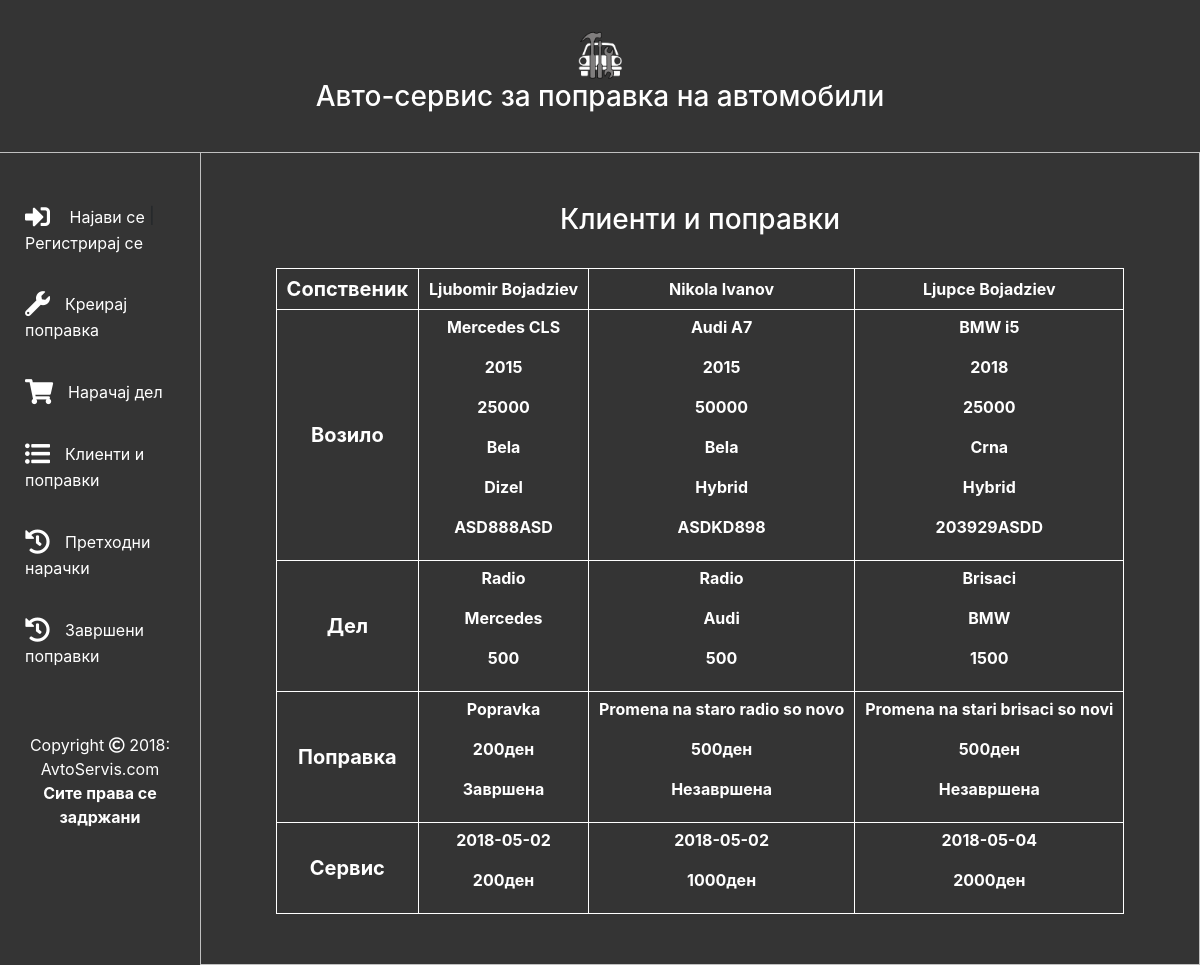
The page /other/servisPrikaz.php on the database its author committed.
### tables this page shows
CREATE TABLE `sopstvenik` (
  `SopstvenikID` int(11) NOT NULL,
  `Ime` varchar(255) NOT NULL,
  `Prezime` varchar(255) NOT NULL,
  `EMBG` varchar(255) NOT NULL,
  `Telefon` varchar(255) NOT NULL
);

CREATE TABLE `vozilo` (
  `VoziloID` int(11) NOT NULL,
  `SopstvenikID` int(11) NOT NULL,
  `Marka` varchar(255) NOT NULL,
  `Godina` int(11) NOT NULL,
  `Kilometraza` varchar(255) NOT NULL,
  `Boja` varchar(255) NOT NULL,
  `Pogon` varchar(255) NOT NULL,
  `Br_Shasija` varchar(255) NOT NULL
);

CREATE TABLE `delovi` (
  `Del_ID` int(11) NOT NULL,
  `VoziloID` int(11) NOT NULL,
  `Ime` varchar(255) NOT NULL,
  `Model` varchar(255) NOT NULL,
  `Cena` varchar(255) NOT NULL,
  `Naracka` enum('0','1') NOT NULL
);

CREATE TABLE `popravka` (
  `PopravkaID` int(11) NOT NULL,
  `VrabotenID` int(11) NOT NULL,
  `Del_ID` int(11) NOT NULL,
  `Opis` varchar(255) NOT NULL,
  `Cena` varchar(255) NOT NULL,
  `Zavrsena` enum('0','1') NOT NULL
);

CREATE TABLE `servis` (
  `ServisID` int(11) NOT NULL,
  `PopravkaID` int(11) NOT NULL,
  `VrabotenID` int(11) NOT NULL,
  `Data` date NOT NULL,
  `Cena` varchar(255) NOT NULL
);

### php_includes/checklogin.php (called while the page is built, shortened)
<?php
	if (isset($_SESSION['user'])){
		$user = $_SESSION['user'];
		$logout = 'Одјави се';
	}
	else {
		$user = "Најави се";
		$logout = 'Регистрирај се';
	}
?>

### other/servisPrikaz.php (the view, shortened to what this page needs)
<?php
	include '../php_includes/connect.php';
	include '../php_includes/checklogin.php';
?>
<!DOCTYPE html>
<html>
<head>
	<link href="https://use.fontawesome.com/releases/v5.0.1/css/all.css" rel="stylesheet">
	<link href="https://stackpath.bootstrapcdn.com/bootstrap/4.1.0/css/bootstrap.min.css" rel="stylesheet">
	<link rel="stylesheet" type="text/css" href="../assets/css/index.css">
</head>
<body>
<div class="container-fluid title">
	<div class="row">
		<div class="col-lg-12 col-md-12 col-sm-12 col-xs-12 centered">
			<a href="http://localhost/Projects/Avtoservis/">
				<img class="logo" src="../assets/img/logo.png"><h3>Авто-сервис за поправка на автомобили</h3>
			</a>
		</div>
	</div>
</div>
<div class="container-fluid">
	<div class="row">
		<?php include '../php_includes/sidebar.php' ?>
		<div class="col-lg-10 form1 fade-div">
			<div class=" col-lg-12 form-group servis-tabela">
				<h3>Клиенти и поправки</h3><br>
				<table>
				<?php
					$sql = "SELECT Ime, Prezime FROM sopstvenik";
					if ($query = mysqli_query($db, $sql)) {
						echo "<tr>";
						echo "<th>Сопственик</th>";
						while ($row = mysqli_fetch_array($query, MYSQLI_ASSOC)) {
							$ime = $row['Ime'];
							$prezime = $row['Prezime'];
							echo "<th>".$ime." ".$prezime."</th>";
						}
						echo "</tr>";
					}
					else {
						echo "querry error!";
					}
					$sql = "SELECT Marka, Godina, Kilometraza, Boja, Pogon, Br_Shasija FROM vozilo";
					if ($query = mysqli_query($db, $sql)) {
						echo "<tr>";
						echo "<th>Возило</th>";
						while ($row = mysqli_fetch_array($query, MYSQLI_ASSOC)) {
							echo "<th>";
							foreach ($row as $key) {
								echo "<p>".$key."</p>";
							}
							echo "</th>";
						}
						echo "</tr>";
					}
					else {
						echo "querry error!";
					}
					$sql = "SELECT Ime, Model, Cena FROM delovi";
					if ($query = mysqli_query($db, $sql)) {
						echo "<tr>";
						echo "<th>Дел</th>";
						while ($row = mysqli_fetch_array($query, MYSQLI_ASSOC)) {
							echo "<th>";
							foreach ($row as $key) {
								echo "<p>".$key."</p>";
							}
							echo "</th>";
						}
						echo "</tr>";
					}
					else {
						echo "querry error!";
					}
					$sql = "SELECT Opis, Cena, Zavrsena FROM popravka";
					if ($query = mysqli_query($db, $sql)) {
						echo "<tr>";
						echo "<th>Поправка</th>";
						while ($row = mysqli_fetch_array($query, MYSQLI_ASSOC)) {
							if ($row['Zavrsena'] == 0) {
								$zavrsena = "Незавршена";
							}
							else {
								$zavrsena = "Завршена";
							}
							echo "<th>";
							echo "<p>".$row['Opis']."</p>";
							echo "<p>".$row['Cena']."ден</p>";
							echo "<p>".$zavrsena."</p>";
							echo "</th>";
						}
						echo "</tr>";
					}
					else {
						echo "querry error!";
					}
					$sql = "SELECT Data, Cena FROM servis";
					if ($query = mysqli_query($db, $sql)) {
						echo "<tr>";
						echo "<th>Сервис</th>";
						while ($row = mysqli_fetch_array($query, MYSQLI_ASSOC)) {
							echo "<th>";
							echo "<p>".$row['Data']."</p>";
							echo "<p>".$row['Cena']."ден</p>";
							echo "</th>";
						}
						echo "</tr>";
					}
					else {
						echo "querry error!";
					}
				?>
			</table>
		    </div>
		</div>
	</div>
</div>
</body>
</html>

### php_includes/sidebar.php
<div class="col-lg-2 col-md-12 col-sm-12 menu">
	<ul>
		<li><i class="fas fa-sign-in-alt"></i>
			<a class="login" href="http://localhost/Projects/Avtoservis/other/login.php"><?php echo $user; ?></a><span> | </span>
			<a class="register" href="http://localhost/Projects/Avtoservis/other/register.php"><?php echo $logout; ?></a>
		</li>
		<li><i class="fas fa-wrench"></i><a href="http://localhost/Projects/Avtoservis/other/popravka.php">Креирај поправка</a></li>
		<li><i class="fas fa-shopping-cart"></i><a href="http://localhost/Projects/Avtoservis/other/naracaj.php">Нарачај дел</a></li>
		<li><i class="fas fa-list-ul"></i><a href="http://localhost/Projects/Avtoservis/other/servisPrikaz.php">Клиенти и поправки</a></li>
		<li><i class="fas fa-history"></i><a href="http://localhost/Projects/Avtoservis/other/prethodniNaracki.php">Претходни нарачки</a></li>
		<li><i class="fas fa-history"></i><a href="http://localhost/Projects/Avtoservis/other/zavrseniPopravki.php">Завршени поправки</a></li><br>
	</ul>
	<div class="copyright">
		<p class="copyright">Copyright <i class="far fa-copyright white-text"></i> 2018: AvtoServis.com</p>
		<p class="copyright"><strong>Сите права се задржани</strong></p><br>
	</div>
</div>

### assets/css/index.css (style rules this page uses)
body, html { margin: 0!important; padding: 0!important; overflow-x: hidden; user-select: none; background: url('../img/background.jpg') fixed; background-repeat: no-repeat; background-size: cover; }
.centered { margin: 0 auto!important; text-align: center!important; }
.title { background: #343434; color: white; padding: 30px 0px 30px 0px!important; }
.menu { background-color: #343434; border-top: 1px solid silver; }
.menu ul { padding-left: 10px!important; }
ul { list-style-type: none!important; padding-top: 20px!important; padding-bottom: 20px!important; }
ul li { padding-top: 30px!important; border-bottom: 1px solid #343434; transition: .2s; padding-bottom: 5px!important; }
ul li a { color: white!important; vertical-align: middle!important; }
.fas { font-size: 25px; color: white; padding-right: 15px; vertical-align: middle!important; }
.copyright { color: white; margin: 0 auto; text-align: center; }
strong { text-align: center; }
.logo { width: 50px; height: 50px; display: inline; }
.login { text-align: center!important; }
.form1 { padding-left: 0px!important; padding-right: 0px!important; border: 1px solid silver; }
.tabela1, tr, th { border: 1px solid white; vertical-align: middle!important; }
a { color: white!important; }
.servis-tabela { background-color: rgba(52,52,52); color: white; text-align: center; padding: 50px 10px; margin: 0 auto; }
.servis-tabela table { margin: 0 auto; }
.servis-tabela table th { padding: 5px 10px; }
.servis-tabela table tr th:first-child { font-size: 20px; }

### rows shown on the page
sopstvenik: Ime "Ljubomir", Prezime "Bojadziev"
sopstvenik: Ime "Nikola", Prezime "Ivanov"
sopstvenik: Ime "Ljupce", Prezime "Bojadziev"
vozilo: Marka "Mercedes CLS", Godina "2015", Kilometraza "25000", Boja "Bela", Pogon "Dizel", Br_Shasija "ASD888ASD"
vozilo: Marka "Audi A7", Godina "2015", Kilometraza "50000", Boja "Bela", Pogon "Hybrid", Br_Shasija "ASDKD898"
vozilo: Marka "BMW i5", Godina "2018", Kilometraza "25000", Boja "Crna", Pogon "Hybrid", Br_Shasija "203929ASDD"
delovi: Ime "Radio", Model "Mercedes", Cena "500"
delovi: Ime "Radio", Model "Audi", Cena "500"
delovi: Ime "Brisaci", Model "BMW", Cena "1500"
popravka: Opis "Popravka", Cena "200", Zavrsena "Завршена"
popravka: Opis "Promena na staro radio so novo", Cena "500", Zavrsena "Незавршена"
popravka: Opis "Promena na stari brisaci so novi", Cena "500", Zavrsena "Незавршена"
servis: Data "2018-05-02", Cena "200"
servis: Data "2018-05-02", Cena "1000"
servis: Data "2018-05-04", Cena "2000"

### other values the page prints
$user "Најави се"
$logout "Регистрирај се"
